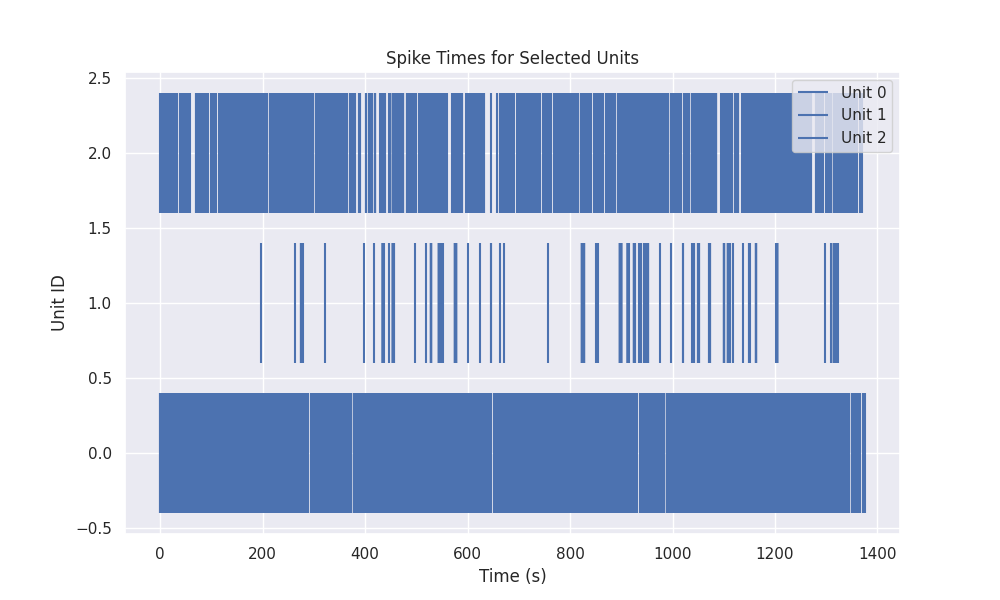

The Python source for this figure:
import pynwb
import lindi
import matplotlib.pyplot as plt
import numpy as np
import seaborn as sns
sns.set_theme()

# Load the NWB file
f = lindi.LindiH5pyFile.from_lindi_file("https://lindi.neurosift.org/dandi/dandisets/000673/assets/65a7e913-45c7-48db-bf19-b9f5e910110a/nwb.lindi.json")
nwb = pynwb.NWBHDF5IO(file=f, mode='r').read()

# Get the units data
units = nwb.units

# Select a few units to plot
unit_ids = [0, 1, 2]

# Plot the spike times for each unit
plt.figure(figsize=(10, 6))
for unit_id in unit_ids:
    spike_times = units["spike_times"][unit_id]
    plt.vlines(spike_times, unit_id - 0.4, unit_id + 0.4, label=f"Unit {unit_id}")

plt.xlabel("Time (s)")
plt.ylabel("Unit ID")
plt.title("Spike Times for Selected Units")
plt.legend()
plt.savefig("tmp_scripts/spike_times_plot.png")
print("Spike times plot saved to tmp_scripts/spike_times_plot.png")

print("Done!")